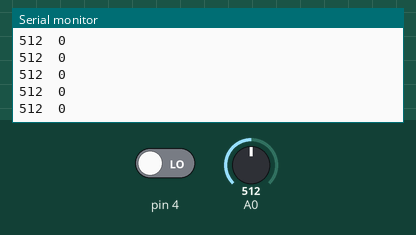
Simulated run of this sketch. Board: Arduino Uno, built with avr-gcc and run on an emulated ATmega328P. Shown: the last lines printed to the serial monitor. Inputs (shaded band) come from the test bench; at power-on: A0 = 512, pin 4 LOW.

Above: at 1.2 s.
1.3 s: A0 set to 111
At 2.4 s:
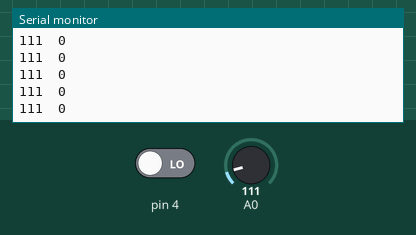
2.8 s: A0 set to 90
At 3.9 s:
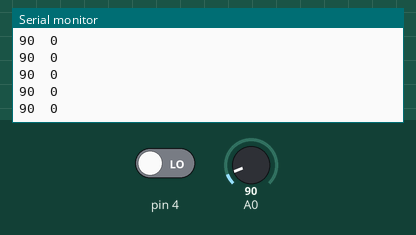
Timing chart, 0 to 5.8 s (numbered marks = the images above; inputs shaded):
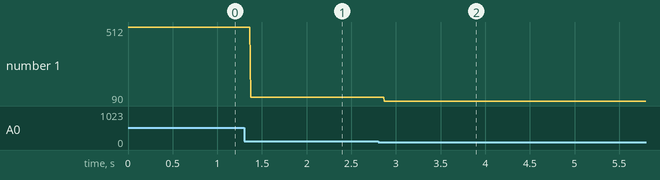

Measured:
- after the input at 1.3 s, the serial monitor: prints a new line after 0.07 s (image 1)
- after the input at 2.8 s, the serial monitor: prints a new line after 0.07 s (image 2)
- plotted number 1: 512 → 111 after the input at 1.3 s, 111 → 90 after the input at 2.8 s

The sketch:

RainSensor.ino
```cpp
/*
 * Kết nối:
 *        CB Mưa          Arduino
 *         VCC              5V
 *         GND              GND
 *         D0               4
 *         A0               A0
 */
void setup()
{
  Serial.begin(9600);
}

void loop()
{
  Serial.print(analogRead(A0));
  Serial.print("  ");
  Serial.println(digitalRead(4));
}
```
